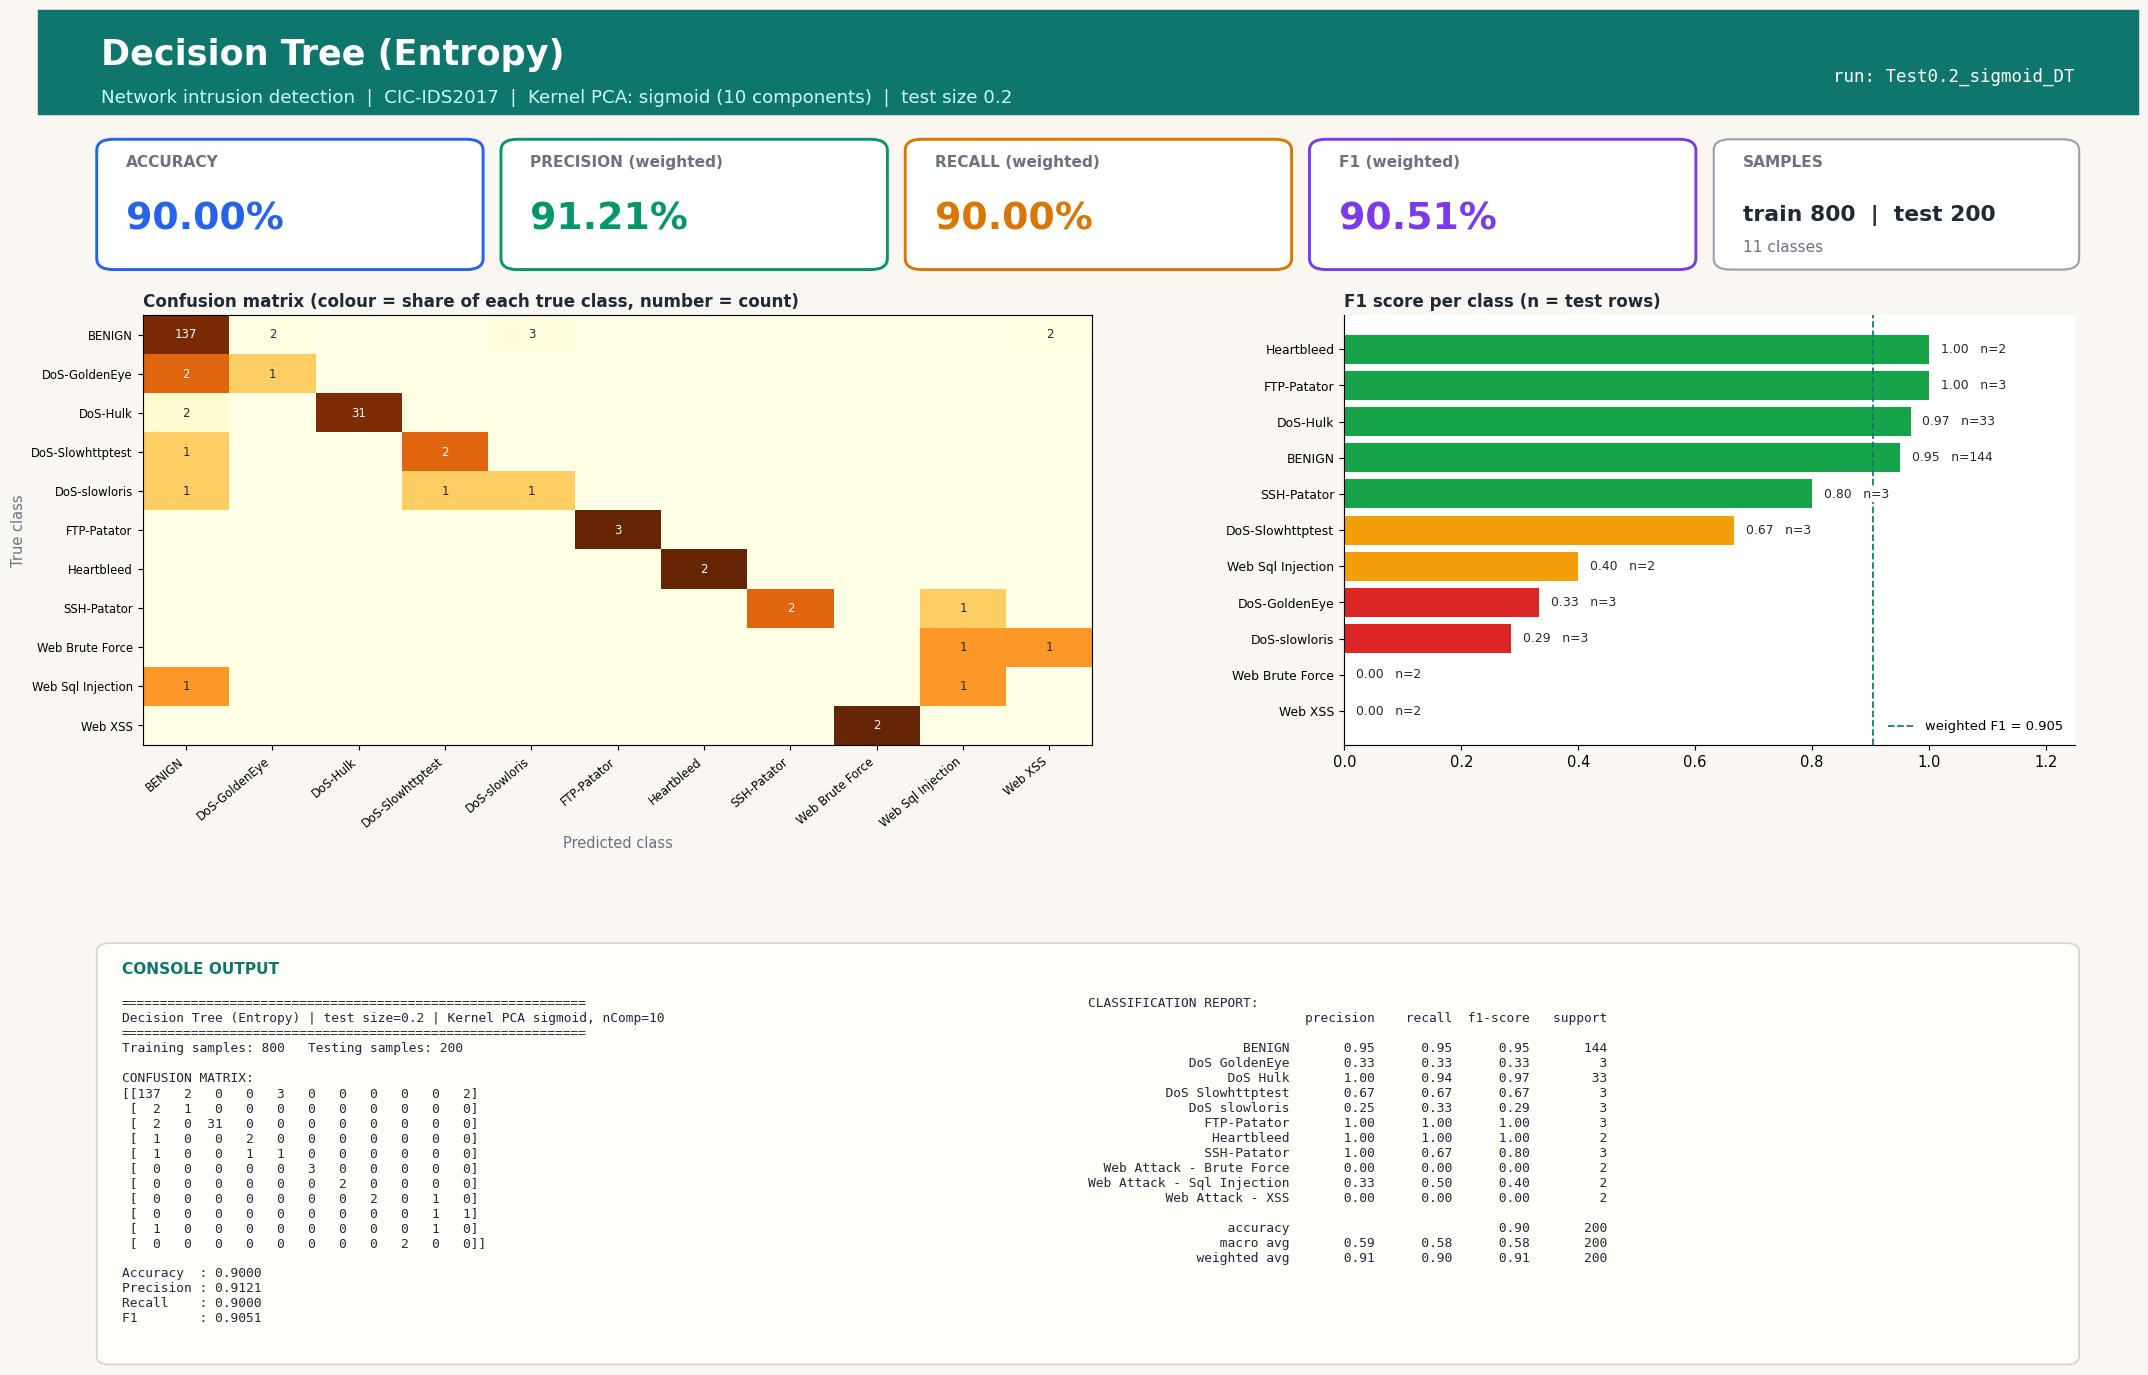

This chart was generated by the following Python code:
#!/usr/bin/env python3
"""Decision Tree (Entropy) | Test size 0.2 | Kernel PCA kernel=sigmoid, n_components=10
CIC-IDS2017 (Tue+Wed+Thu-morning) 1000-row stratified sample.
Run in any IDE (Spyder / VS Code / PyCharm / Jupyter): open the file and press Run, no arguments needed.
Saves next to this file: 'Test0.2_sigmoid_DT.jpg' - one image with the console output (confusion matrix, metrics, classification report) plus charts."""
import json, os
import numpy as np
import matplotlib.pyplot as plt
from sklearn.decomposition import KernelPCA
from sklearn.tree import DecisionTreeClassifier
from sklearn.metrics import (accuracy_score, classification_report, confusion_matrix,
                             f1_score, precision_score, recall_score)
from sklearn.model_selection import train_test_split
from sklearn.preprocessing import StandardScaler

TEST_SIZE, KERNEL, N_COMP, ALG, ALG_NAME = 0.2, "sigmoid", 10, "DT", "Decision Tree (Entropy)"
try:
    HERE = os.path.dirname(os.path.abspath(__file__))
except NameError:                      # Jupyter / interactive console
    HERE = os.getcwd()
def _find_root():                      # folder that contains data/sample.npz (works from any working directory)
    for p in (HERE, os.path.join(HERE, ".."), os.path.join(HERE, "..", ".."), os.getcwd()):
        if os.path.exists(os.path.join(p, "data", "sample.npz")):
            return os.path.abspath(p)
    raise FileNotFoundError("data/sample.npz not found - run prepare_data.py or keep the repo folder structure")
ROOT = _find_root()
tag = f"Test{TEST_SIZE}_{KERNEL}_{ALG}"

# 1. LOAD cached, cleaned sample (see prepare_data.py)
d = np.load(os.path.join(ROOT, "data", "sample.npz"), allow_pickle=True)
X, y, class_names = d["X"], d["y"], [str(c).replace("�", "-") for c in d["classes"]]

# 2. SPLIT
X_train, X_test, y_train, y_test = train_test_split(
    X, y, test_size=TEST_SIZE, random_state=42, stratify=y)

# 3. SCALE (fit on train only)
scaler = StandardScaler()
X_train = scaler.fit_transform(X_train); X_test = scaler.transform(X_test)

# 4. DIMENSIONALITY REDUCTION: Kernel PCA (fit on train only; gamma = sklearn default 1/n_features)
kpca = KernelPCA(n_components=N_COMP, kernel=KERNEL, random_state=0)
X_train = kpca.fit_transform(X_train); X_test = kpca.transform(X_test)

# 5. CLASSIFIER
classifier = DecisionTreeClassifier(criterion="entropy", random_state=0)
classifier.fit(X_train, y_train)
y_pred = classifier.predict(X_test)

# 6. METRICS
labels = np.arange(len(class_names))
cm = confusion_matrix(y_test, y_pred, labels=labels)
res = dict(test_size=TEST_SIZE, kernel=KERNEL, n_components=N_COMP, algorithm=ALG, model=ALG_NAME,
           n_train=int(len(y_train)), n_test=int(len(y_test)),
           accuracy=accuracy_score(y_test, y_pred),
           precision=precision_score(y_test, y_pred, average="weighted", zero_division=0),
           recall=recall_score(y_test, y_pred, average="weighted", zero_division=0),
           f1=f1_score(y_test, y_pred, average="weighted", zero_division=0))
report = classification_report(y_test, y_pred, labels=labels, target_names=class_names, zero_division=0)
lines = ["=" * 60, f"{ALG_NAME} | test size={TEST_SIZE} | Kernel PCA {KERNEL}, nComp={N_COMP}", "=" * 60,
         f"Training samples: {len(y_train)}   Testing samples: {len(y_test)}", "", "CONFUSION MATRIX:", np.array2string(cm), ""]
for k in ("accuracy", "precision", "recall", "f1"): lines.append(f"{k.capitalize():10s}: {res[k]:.4f}")
lines += ["", "CLASSIFICATION REPORT:", report]
console_output = "\n".join(lines); print(console_output)

# 7. VISUAL OUTPUT: ONE report-style image (banner, KPI cards, charts, console output) - real results only
from matplotlib.patches import FancyBboxPatch, Rectangle
short = [c.replace("Web Attack - ", "Web ").replace("DoS ", "DoS-") for c in class_names]
rep = classification_report(y_test, y_pred, labels=labels, target_names=class_names, zero_division=0, output_dict=True)
cmn = cm / np.maximum(cm.sum(axis=1, keepdims=True), 1)          # row-normalised = per-class recall
INK, MUTED, BG, ACC = "#1f2937", "#6b7280", "#faf7f2", "#0f766e"
fig = plt.figure(figsize=(20, 13.2), dpi=105, facecolor=BG)
fig.add_artist(Rectangle((0, 0.925), 1, 0.075, transform=fig.transFigure, color=ACC, zorder=0))
fig.text(0.03, 0.968, f"{ALG_NAME}", fontsize=24, fontweight="bold", color="white", va="center")
fig.text(0.03, 0.937, f"Network intrusion detection  |  CIC-IDS2017  |  Kernel PCA: {KERNEL} ({N_COMP} components)  |  test size {TEST_SIZE}",
         fontsize=12.5, color="#ccfbf1", va="center")
fig.text(0.97, 0.952, f"run: {tag}", fontsize=12, color="white", ha="right", va="center", family="monospace")

# KPI cards
cards = [("ACCURACY", res["accuracy"], "#2563eb"), ("PRECISION (weighted)", res["precision"], "#059669"),
         ("RECALL (weighted)", res["recall"], "#d97706"), ("F1 (weighted)", res["f1"], "#7c3aed")]
for i, (lab, v, col) in enumerate(cards):
    x0 = 0.03 + i * 0.1925
    fig.add_artist(FancyBboxPatch((x0, 0.815), 0.18, 0.09, boxstyle="round,pad=0.002,rounding_size=0.008", transform=fig.transFigure,
                                  facecolor="white", edgecolor=col, linewidth=2))
    fig.text(x0 + 0.012, 0.887, lab, fontsize=10.5, color=MUTED, fontweight="bold")
    fig.text(x0 + 0.012, 0.842, f"{v * 100:.2f}%", fontsize=26, color=col, fontweight="bold")
fig.add_artist(FancyBboxPatch((0.80, 0.815), 0.17, 0.09, boxstyle="round,pad=0.002,rounding_size=0.008", transform=fig.transFigure,
                              facecolor="white", edgecolor="#9ca3af", linewidth=1.5))
fig.text(0.812, 0.887, "SAMPLES", fontsize=10.5, color=MUTED, fontweight="bold")
fig.text(0.812, 0.848, f"train {res['n_train']}  |  test {res['n_test']}", fontsize=15, color=INK, fontweight="bold")
fig.text(0.812, 0.826, f"{len(class_names)} classes", fontsize=10.5, color=MUTED)

gs = fig.add_gridspec(1, 2, left=0.05, right=0.97, top=0.78, bottom=0.47, wspace=0.30, width_ratios=[1.3, 1])
ax1 = fig.add_subplot(gs[0, 0]); ax2 = fig.add_subplot(gs[0, 1])
for ax in (ax1, ax2): ax.set_facecolor("white")
im = ax1.imshow(cmn, cmap="YlOrBr", vmin=0, vmax=1, aspect="auto")
ax1.set_xticks(labels); ax1.set_yticks(labels); ax1.set_xticklabels(short, rotation=40, ha="right", fontsize=8); ax1.set_yticklabels(short, fontsize=8)
ax1.set_title("Confusion matrix (colour = share of each true class, number = count)", loc="left", fontsize=11.5, color=INK, fontweight="bold")
ax1.set_xlabel("Predicted class", color=MUTED); ax1.set_ylabel("True class", color=MUTED)
for a_ in labels:
    for b_ in labels:
        if cm[a_, b_]: ax1.text(b_, a_, cm[a_, b_], ha="center", va="center", fontsize=8, color="white" if cmn[a_, b_] > 0.6 else INK)
f1s = [rep[c]["f1-score"] for c in class_names]; sup = [int(rep[c]["support"]) for c in class_names]
order = np.argsort(f1s)
cols = ["#dc2626" if f1s[i] < 0.34 else "#f59e0b" if f1s[i] < 0.67 else "#16a34a" for i in order]
ax2.barh(range(len(order)), [f1s[i] for i in order], color=cols)
ax2.set_yticks(range(len(order))); ax2.set_yticklabels([short[i] for i in order], fontsize=8.5); ax2.set_xlim(0, 1.25)
ax2.set_title("F1 score per class (n = test rows)", loc="left", fontsize=11.5, color=INK, fontweight="bold")
for k, i in enumerate(order): ax2.text(f1s[i] + 0.02, k, f"{f1s[i]:.2f}   n={sup[i]}", va="center", fontsize=8.5, color=INK, zorder=5, bbox=dict(facecolor="white", edgecolor="none", pad=1))
for sp in ("top", "right"): ax2.spines[sp].set_visible(False)
ax2.axvline(res["f1"], color=ACC, ls="--", lw=1.2, label=f"weighted F1 = {res['f1']:.3f}"); ax2.legend(loc="lower right", fontsize=9, frameon=False)

# console output panel (same text that is printed to the console)
fig.add_artist(FancyBboxPatch((0.03, 0.025), 0.94, 0.30, boxstyle="round,pad=0.002,rounding_size=0.006", transform=fig.transFigure,
                              facecolor="#fffdf8", edgecolor="#d6d3d1", linewidth=1.2))
fig.text(0.04, 0.305, "CONSOLE OUTPUT", fontsize=10.5, color=ACC, fontweight="bold")
split_at = lines.index("CLASSIFICATION REPORT:")
fig.text(0.04, 0.288, "\n".join(lines[:split_at]), family="monospace", fontsize=8.8, color=INK, va="top")
fig.text(0.50, 0.288, "\n".join(lines[split_at:]), family="monospace", fontsize=8.8, color=INK, va="top")
plt.savefig(os.path.join(HERE, tag + ".jpg"), format="jpg", bbox_inches="tight", facecolor=BG)
if os.environ.get("ACN_NO_SHOW") != "1": plt.show()   # IDEs display the image; run_all.py disables this
plt.close()

os.makedirs(os.path.join(ROOT, "results", "json"), exist_ok=True)
with open(os.path.join(ROOT, "results", "json", tag + ".json"), "w") as f: json.dump(res, f)
